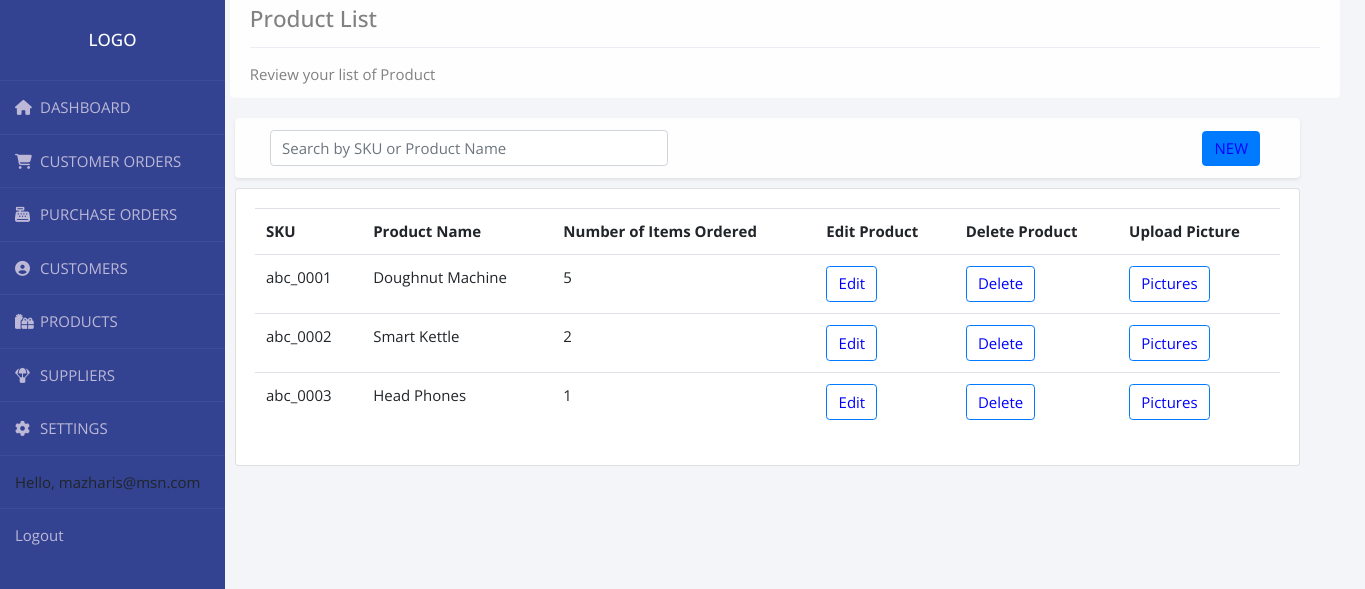
The page /product_list/ (signed in) on the database its author committed.
### accounts/models.py (models this page shows, shortened)
class User(AbstractBaseUser):
    email = models.EmailField(max_length=255, unique=True)
    active = models.BooleanField(default=True)
    staff = models.BooleanField(default=False)
    admin = models.BooleanField(default=False)
    USERNAME_FIELD = 'email'
    REQUIRED_FIELDS = []
    objects = UserManager()
    def __str__(self):
        return self.email
    @property
    def is_active(self):
        return self.active

class Product(models.Model):
    CATEGORY = (
        ('Sports', 'Sports'),
        ('Fashion', 'Fashion'),
        ('Toys', 'Toys'),
        ('Electronics', 'Electronics'),
        ('Kitchen', 'Kitchen'),
        ('Jewellery', 'Jewellery'),
    )
    name = models.CharField(max_length=200, null=True)
    category = models.CharField(max_length=200, null=True, choices=CATEGORY)
    description = models.CharField(max_length=200, null=True, blank=True)
    r_price = models.FloatField(null=True)
    d_price = models.FloatField(null=True, blank=True, default='')
    start_date = models.DateField(null=True, blank=True, default='')
    end_date = models.DateField(null=True, blank=True, default='')
    tags = models.ManyToManyField(Tag)
    stock = models.IntegerField(null=True)
    min_stock = models.IntegerField(null=True)
    is_active = models.BooleanField(default=False)
    product_sku = models.CharField(max_length=200, null=True)

### accounts/views.py (the view)
# urls.py: path('product_list/', views.product_list, name="product_list"),
@login_required(login_url='login')
def product_list(request):
    product_list = Product.objects.annotate(
        norders=Count('order')).order_by('product_sku')
    myFilter2 = ProductListFilter(request.GET, queryset=product_list)
    product_list = myFilter2.qs
    context = {'product_list': product_list, 'myFilter2': myFilter2}
    return render(request, 'accounts/product_list.html', context)

### accounts/templates/accounts/product_list.html (shortened to what this page needs)
{%  extends 'accounts/main.html' %}
{% load crispy_forms_tags %}
{% block content %}
<div class="row">
	<div class="col-xs-30 col-md-20">
		<div class="container fluid-lg-right" style="margin-top: -2rem;width: 4000px; padding-left:-20rem">
			<div class=" alert alert-light " role="alert">
				<h4 class="alert-heading">Product List</h4>
				<hr>
				<p class="mb-0">Review your list of Product</p>
			</div>
		</div>
	</div>
</div>
<div class='row'>
	<div class="col-xs-30 col-md-17">
		<div class="container fluid-lg-right" style="padding:20px; margin-top: -1rem;width: 1105px">
			<div class="alert alert-light shadow-sm">
				<form class="form-inline" method="GET">
					<div class="form-group col-md-5 mb-0">
						{{myFilter2.form.q1| as_crispy_field}}
				</form>
			</div>
			<div style="float: right;margin-top: -3rem; padding: 10px 20px ; border-radius: 50px ;">
				<a class="btn btn-primary" href="{% url 'new_product_profile' %}" role="button">NEW</a>
			</div>
		</div>
	</div>
</div>
</div>
</div>
<div class="row">
	<div class="col-xs-30 col-md-17">
		<div class="container float-sm-left" style="padding:20px;margin-top: -3rem;width: 1105px">
			<div class="card card-body">
				<table class="table">
					<tr>
						<th>SKU</th>
						<th>Product Name</th>
						<th>Number of Items Ordered</th>
						<th>Edit Product</th>
						<th>Delete Product</th>
						<th>Upload Picture</th>
					</tr>
					{% for i in product_list %}
					<tr>
						<td>{{i.product_sku}}</td>
						<td>{{i.name}} </td>
						<td>{{i.norders}}</td>
						<td><a class="btn btn-outline-primary" name="edit_product"
								href="{% url 'edit_product_profile' i.id %}">Edit</a>
						</td>
						<td><a class="btn btn-outline-primary" href="{% url 'delete_product_profile' i.id %}">Delete</a>
						</td>
						<td><a class="btn btn-outline-primary" href="{% url 'product_picture' i.id %}">Pictures</a>
						</td>
					</tr>
					{% endfor %}
				</table>
			</div>
		</div>
	</div>
</div>
{% endblock content %}

### accounts/templates/accounts/navbar.html (shortened to what this page needs)
{% load static %}
  <nav class="nav flex-column float-left">
    <div class="wrapper">
      <div class="sidebar">
        <h2>Logo</h2>
        <ul>
          <li>
            <a href="{% url 'home' %}"><i class="fas fa-home"></i>DASHBOARD</a>
          </li>
          <li>
            <a href="{% url 'customer_order_list' %}"><i class="fas fa-shopping-cart"></i>CUSTOMER ORDERS</a>
          </li>
          <li>
            <a href=""><i class="fas fa-cash-register"></i>PURCHASE ORDERS</a>
          </li>
          <li>
            <a href="{% url 'customer_list' %}"><i class="fas fa-user-circle"></i>CUSTOMERS</a>
          </li>
          <li>
            <a href="{% url 'product_list' %}"><i class="fas fa-gifts"></i>PRODUCTS</a>
          </li>
          <li>
            <a href=""><i class="fas fa-parachute-box"></i>SUPPLIERS</a>
          </li>
          <li>
            <a href=""><i class="fas fa-cog"></i>SETTINGS</a>
          </li>
          <li>
            <span class="hello-msg">Hello, {{request.user}}</span>
          </li>
          <li>
            <span><a class="hello-msg" href="{% url 'logout' %}">Logout</a></span>
          </li>
        </ul>
      </div>
    </div>
  </nav>

### static/css/main.css (style rules this page uses)
body { background-color: #94d8f7; width: 100%; margin:auto; height:auto; display:block; }

### accounts/templates/accounts/navbar.html (style rules this page uses)
* { margin:0; padding:0; box-sizing: border-box; list-style: none; text-decoration: none; font-family: 'Open Sans', sans-serif; font-size: 15px; }
h2 { font-size: 17px; }
body { background: #f3f5f9; }
.wrapper { display:flex; position: relative; }
.wrapper .sidebar { position: fixed; width: 225px; height: 100%; background: #334391; padding: 30px 0; }
.wrapper .sidebar h2 { color: #fff; text-transform: uppercase; text-align: center; margin-bottom: 30px; }
.wrapper .sidebar ul li { padding: 15px; border-bottom: 1px solid rgba(0,0,0,0,0.05); border-top: 1px solid rgba(225,225,225,0.05); }
.wrapper .sidebar ul li a { color: #bdb8d7; display: block; }
.wrapper .sidebar ul li a .fas { width: 25px; }

### accounts/templates/accounts/product_list.html (style rules this page uses)
.btn { color: blue; }

### rows shown on the page
User: user "mazharis@msn.com"
Product: product_sku "abc_0001", name "Doughnut Machine", norders "5"
Product: product_sku "abc_0002", name "Smart Kettle", norders "2"
Product: product_sku "abc_0003", name "Head Phones", norders "1"
